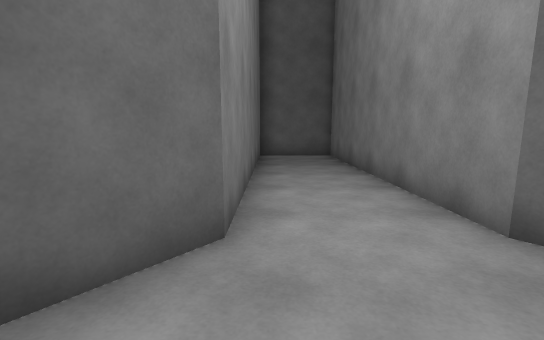
view 1 (above)

12 first-person views from a walk through a scene from a Unity 3-D project. The camera is 1.3 m above the floor, tilts 10° down and sees 80° across. The floor is counted in squares, 1 m on a side. Each view is taken from the middle of a square. On the plan, view 1 faces up. The plan holds only what a view shows up to about 14 squares ahead; the rest is blank. The place goes on beyond the plan. The player character is not drawn.

view 2
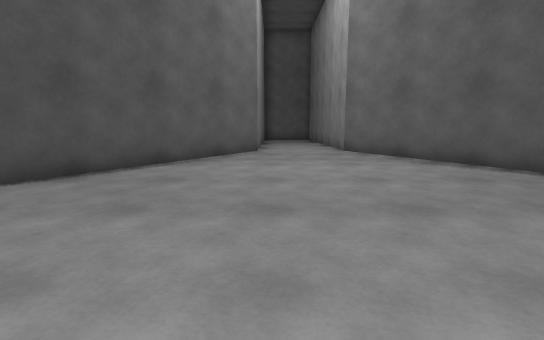

view 3
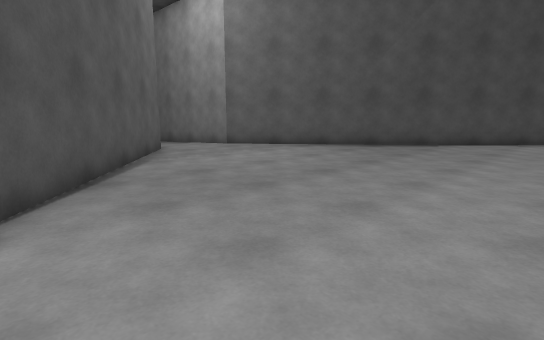

view 4
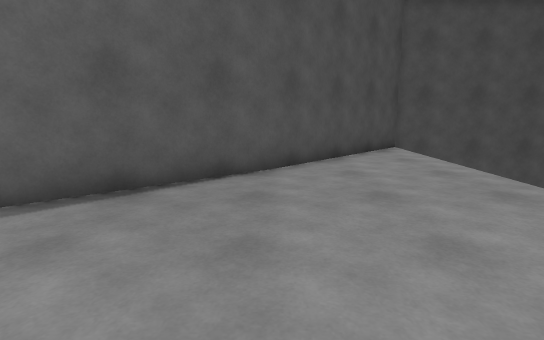

view 5
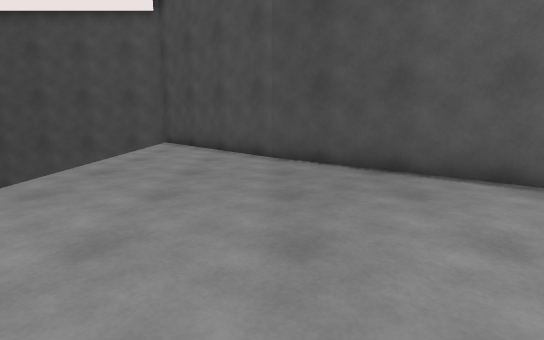

view 6
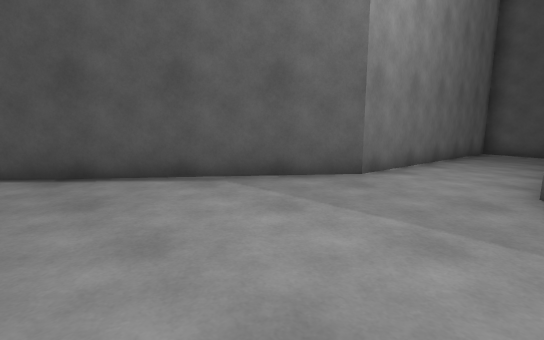

view 7
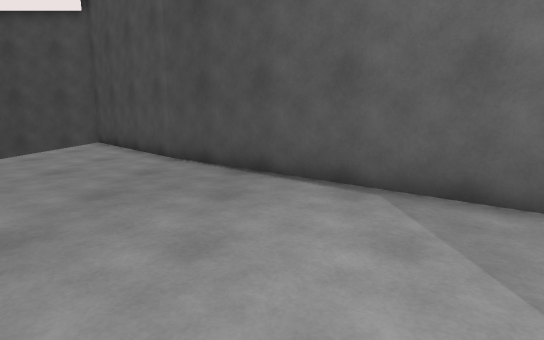

view 8
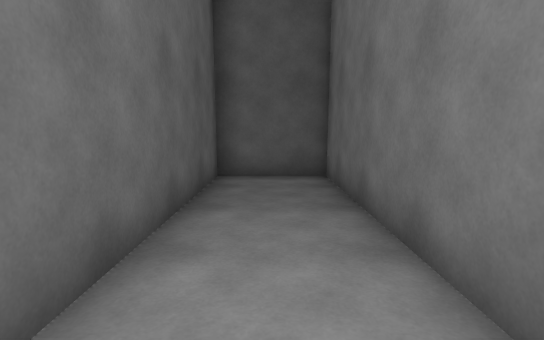

view 9
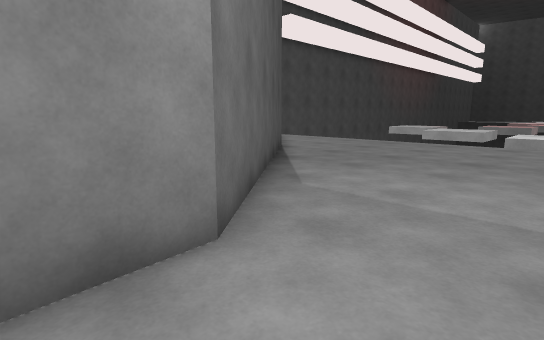

view 10
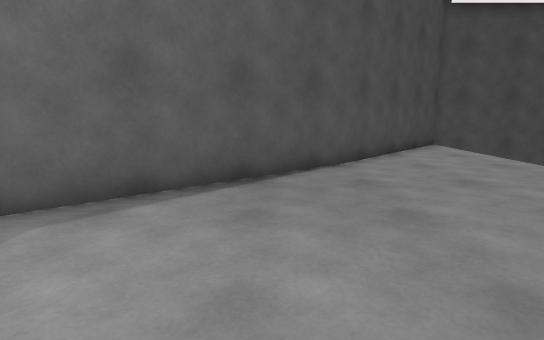

view 11
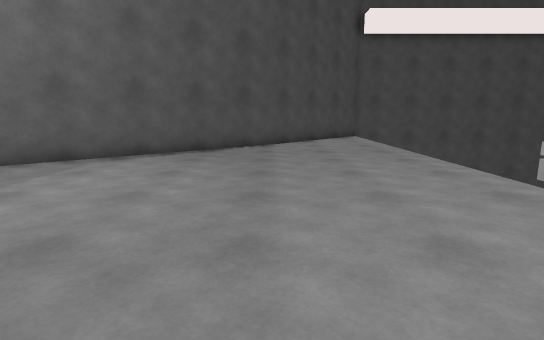

view 12
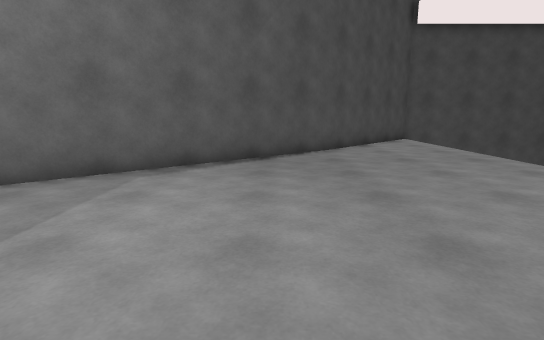

### Floor plan
Key: @ floor where view 1 was taken; # wall or solid block; . main floor; - floor 0.25 m lower than the main floor; _ floor 0.5 m lower than the main floor; v drop or lower ground.
Columns run from 11 left of view 1 to 13 right of it. Each row starts with its distance up from view 1.
 14           #####
 13           #___#
 12           #___#
 11           #---#
 10           #---#
  9           #---#
  8           #---#
  7           #---#
  6           #---#
  5           #...#
  4           #...#
  3          ##...##
  2          #.....#
  1         ##.....##
  0        ##..@....##
 -1       ##.........##
 -2      ##...........##
 -3     ##.............##
 -4    ##...............##
 -5   ##.................##
 -6  ##...................##
 -7  #.....................##
 -8 #.......................#
 -9 v vvvvvvvv vvvvvvvvvvvvvv
-10              v          v
-11                         v

Positions as (right, up) in squares from view 1, and headings:
1: (0, 0), facing up
2: (0, -8), facing up
3: (-6, -8), facing up-right
4: (1, -4), facing right
5: (3, -4), facing left
6: (3, -3), facing up-left
7: (3, -1), facing left
8: (1, 5), facing up
9: (0, 5), facing down-right
10: (0, -2), facing right
11: (-5, -4), facing right
12: (-3, -2), facing right
